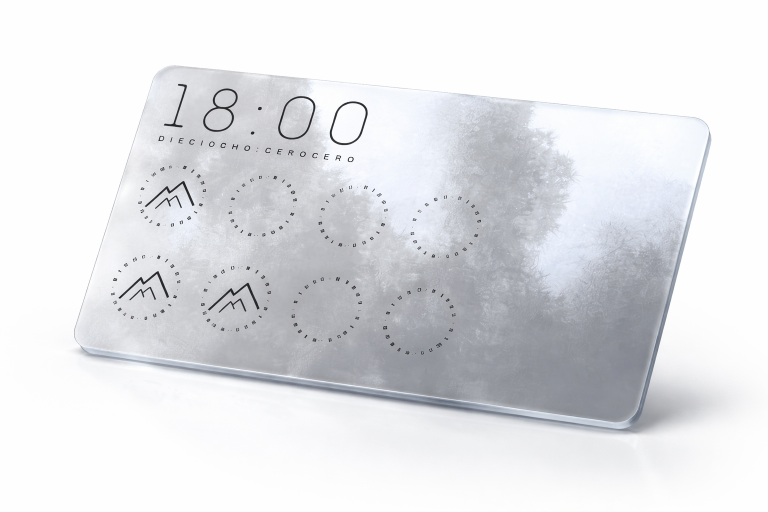
#> input picture assets-fuente/tarjeta-club-1800-render.png, 1536 x 1024 px (shown at 1/2 size)
$ python recortar-tarjeta.py ../assets-fuente/tarjeta-club-1800-render.png ../assets-fuente/tarjeta-club-1800.png
#> lines starting #> are read from the running program, lines starting #| are printed output that depends on the picture; after the words box and inside, x2 and y2 are one past the last pixel; in counts of white or black regions, pixels touching at a corner belong together
"""Recorta la tarjeta del Club 1800 de su render y la deja lista para la web.

    python tools/recortar-tarjeta.py <render.png> public/images/club/tarjeta-1800.webp

El render original viene sobre fondo blanco y con el reflejo del suelo pegado
al canto inferior. Separar las dos cosas necesita dos mascaras multiplicadas,
porque ninguna sirve sola:

1. **Inundacion desde las esquinas.** Da el filo exacto, incluidas las esquinas
   redondeadas. Se rellena desde fuera, no se borra el blanco por color: la
   tarjeta es plateada casi blanca por dentro y un borrado por color se la
   llevaria entera.
2. **Poligono del contorno.** La inundacion sola no basta porque el reflejo
   comparte borde con el canto inferior y ningun umbral de color los separa.

Las coordenadas del poligono estan MEDIDAS sobre el render de 1536x1024, no
estimadas: el filo derecho baja de (1418,270) a (1309,740) y el inferior sube
de (200,722) a (800,811); su cruce da el vertice inferior derecho en (1273,879).
Si el render cambia, hay que volver a medirlas antes de tocar nada.
"""
import os
import sys
from PIL import Image, ImageChops, ImageDraw, ImageFilter

ANCHO_SALIDA = 1200

CONTORNO = [
    (310, 105),                          # superior izquierdo
    (1424, 258),                         # superior derecho
    (1315, 742), (1277, 879),            # filo derecho
    (800, 815), (500, 769), (200, 725),  # filo inferior
    (140, 700),                          # inferior izquierdo
]
SEMILLAS = lambda W, H: [
    (0, 0), (W - 1, 0), (0, H - 1), (W - 1, H - 1),
    (W // 2, 0), (0, H // 2), (W - 1, H // 2), (W // 2, H - 1),
]


def recortar(src, dst):
#> called with dst = '../assets-fuente/tarjeta-club-1800.png'
    base = Image.open(src).convert("RGB")
#> base is the input picture: PIL image 1536x1024 RGB; mean R, G, B 225.8, 226.9, 230
    W, H = base.size
#> W = 1536; H = 1024

    inundado = base.copy()
    for xy in SEMILLAS(W, H):
        ImageDraw.floodfill(inundado, xy, (255, 0, 255), thresh=10)
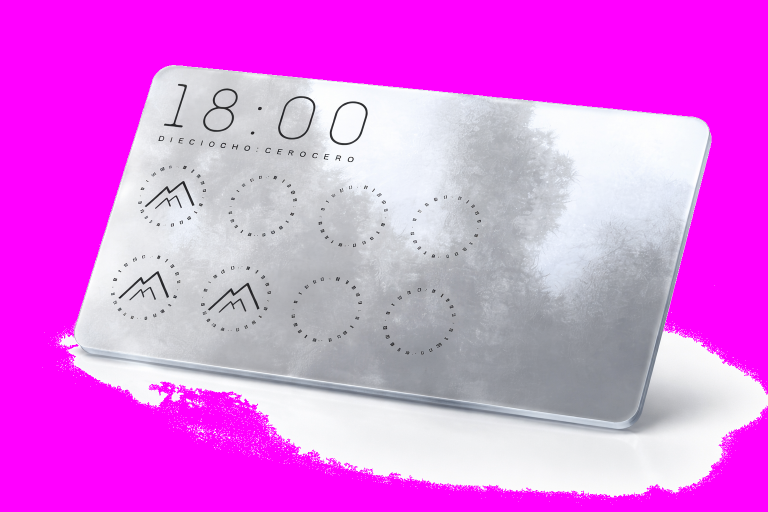
#> inundado: PIL image 1536x1024 RGB (shown at 1/2 size); mean R, G, B 226.3, 116.2, 230.5

    px = inundado.load()
    alfa = Image.new("L", (W, H), 0)
#> alfa: PIL image 1536x1024 L; every value is 0
    ap = alfa.load()
    for y in range(H):
        for x in range(W):
            if px[x, y] != (255, 0, 255):
                ap[x, y] = 255

    poli = Image.new("L", (W, H), 0)
    ImageDraw.Draw(poli).polygon(CONTORNO, fill=255)
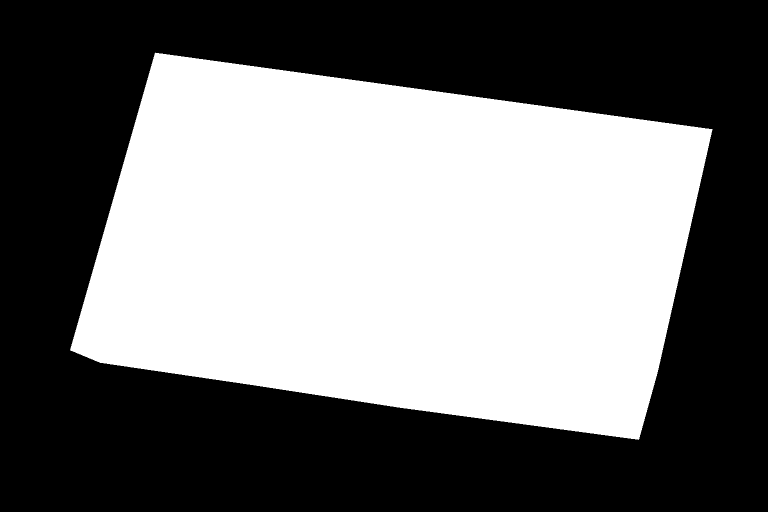
#> poli: PIL image 1536x1024 L (shown at 1/2 size); 46% white; 1 white region, box (x1, y1, x2, y2) and area: (140, 105, 1425, 880) 723926

    alfa = ImageChops.multiply(alfa, poli)
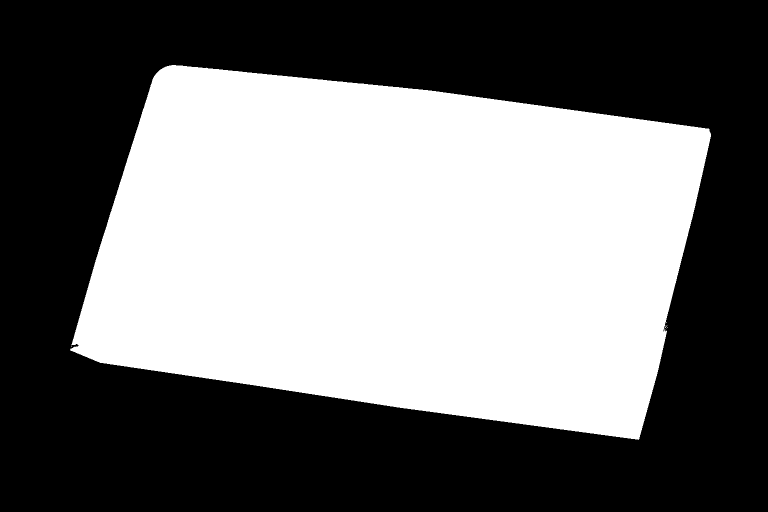
#> alfa: PIL image 1536x1024 L (shown at 1/2 size); 45.4% white; 8 white regions (7 under 20 px), largest, box (x1, y1, x2, y2) and area: (140, 130, 1422, 880) 714670
    # Medio pixel de desenfoque: sin esto el filo queda dentado sobre el negro
    # del Club, que es el fondo de mayor contraste de toda la pagina.
    alfa = alfa.filter(ImageFilter.GaussianBlur(0.7))

    out = base.copy()
    out.putalpha(alfa)
    out = out.crop(out.getbbox())
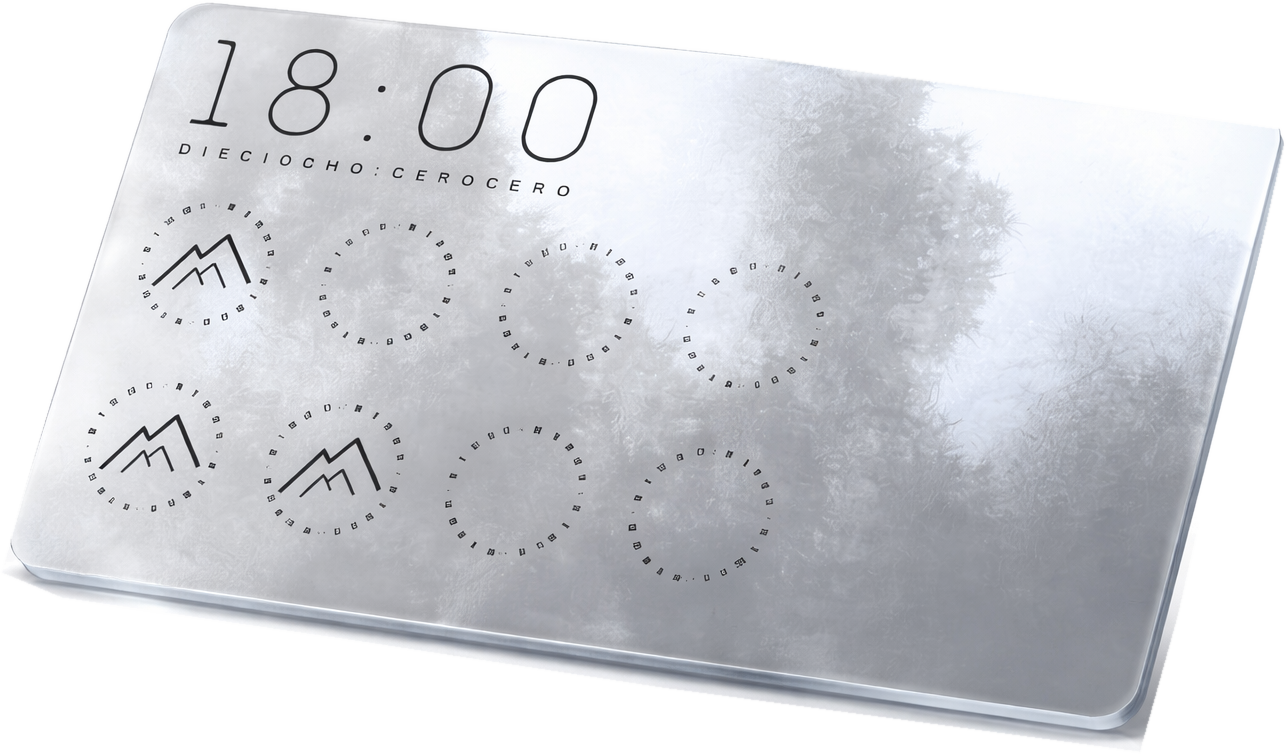
#> out: PIL image 1286x754 RGBA; mean R, G, B, A 209.2, 211.1, 215.9, 188; transparent parts drawn white
    out = out.resize((ANCHO_SALIDA, round(ANCHO_SALIDA * out.size[1] / out.size[0])), Image.LANCZOS)
#> out: PIL image 1200x704 RGBA

    os.makedirs(os.path.dirname(dst), exist_ok=True)
    out.save(dst, "WEBP", quality=90, method=6, alpha_quality=100)
    return out.size, os.path.getsize(dst) / 1024


if __name__ == "__main__":
    if len(sys.argv) != 3:
        sys.exit(__doc__)
    tam, kb = recortar(sys.argv[1], sys.argv[2])
#> tam = (1200, 704); kb = 85.61
    print(f"{tam[0]}x{tam[1]}  ->  {kb:.0f} KB")
#| 1200x704  ->  86 KB
